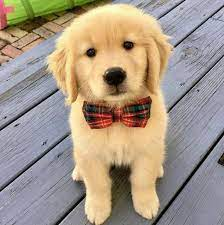
#> input picture 05_pillow/puppy_3.jpg, 224 x 225 px
$ python pillow_demo.py
#> lines starting #> are read from the running program, lines starting #| are printed output that depends on the picture
from PIL import Image, ImageFilter
import os

# [33 lines of commented-out code are left out]
image3 = Image.open('puppy_3.jpg')
#> image3 is the input picture: PIL image 224x225 RGB; mean R, G, B 165.7, 151.7, 136.3
image3.filter(ImageFilter.GaussianBlur(3)).save('puppy_3_blur.jpg')
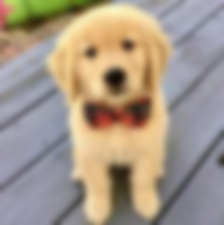
#> saved as puppy_3_blur.jpg: PIL image 224x225 RGB; mean R, G, B 165.7, 151.7, 136.3

$ run again, with 05_pillow/puppy_1.jpg copied over 05_pillow/puppy_3.jpg
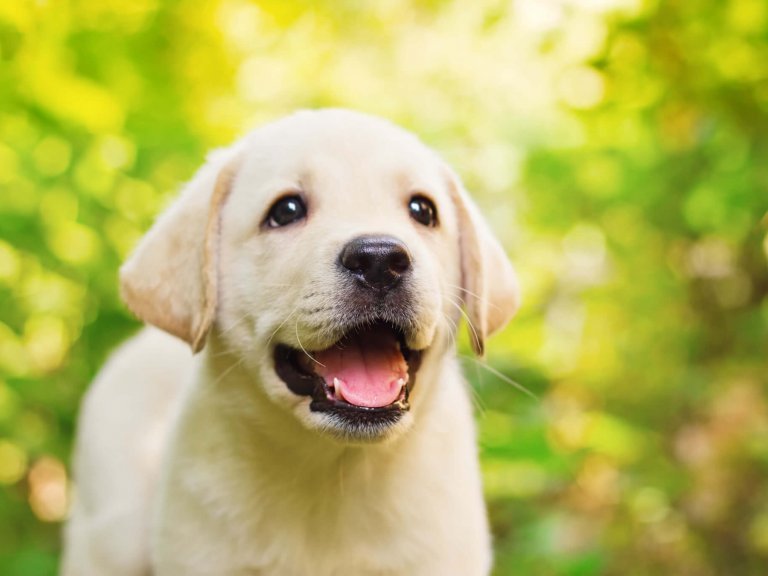
#> input picture 05_pillow/puppy_1.jpg, 768 x 576 px
#> image3 is the input picture: PIL image 768x576 RGB; mean R, G, B 183.3, 182, 96.5
#> `image3.filter(ImageFilter.GaussianBlur(3)).save('puppy_3_blur.jpg')`:
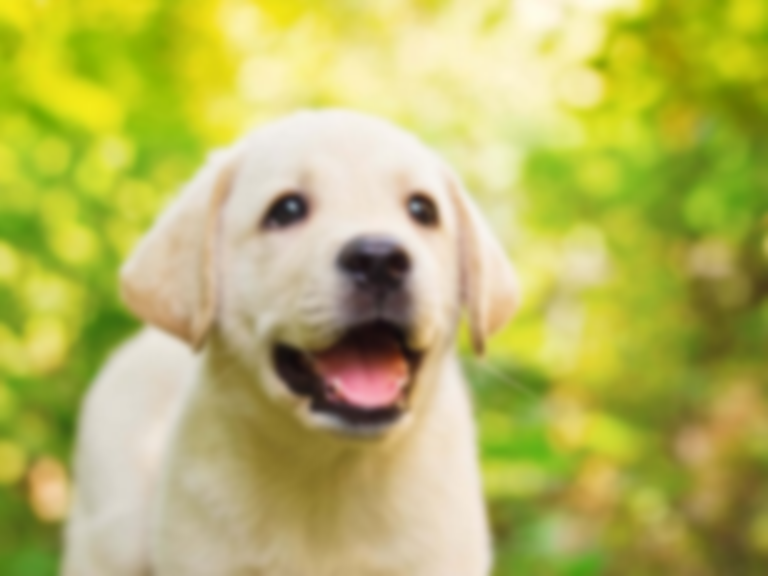
#> saved as puppy_3_blur.jpg: PIL image 768x576 RGB; mean R, G, B 183.3, 182, 96.5

$ run again, with 05_pillow/puppy_4.jpg copied over 05_pillow/puppy_3.jpg
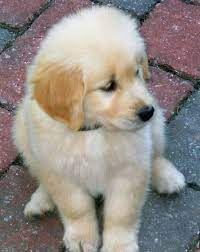
#> input picture 05_pillow/puppy_4.jpg, 200 x 252 px
#> image3 is the input picture: PIL image 200x252 RGB; mean R, G, B 147.5, 139.9, 134.7
#> `image3.filter(ImageFilter.GaussianBlur(3)).save('puppy_3_blur.jpg')`:
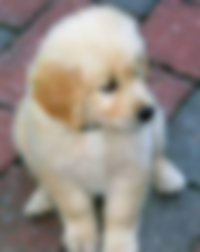
#> saved as puppy_3_blur.jpg: PIL image 200x252 RGB; mean R, G, B 147.5, 140, 134.8
